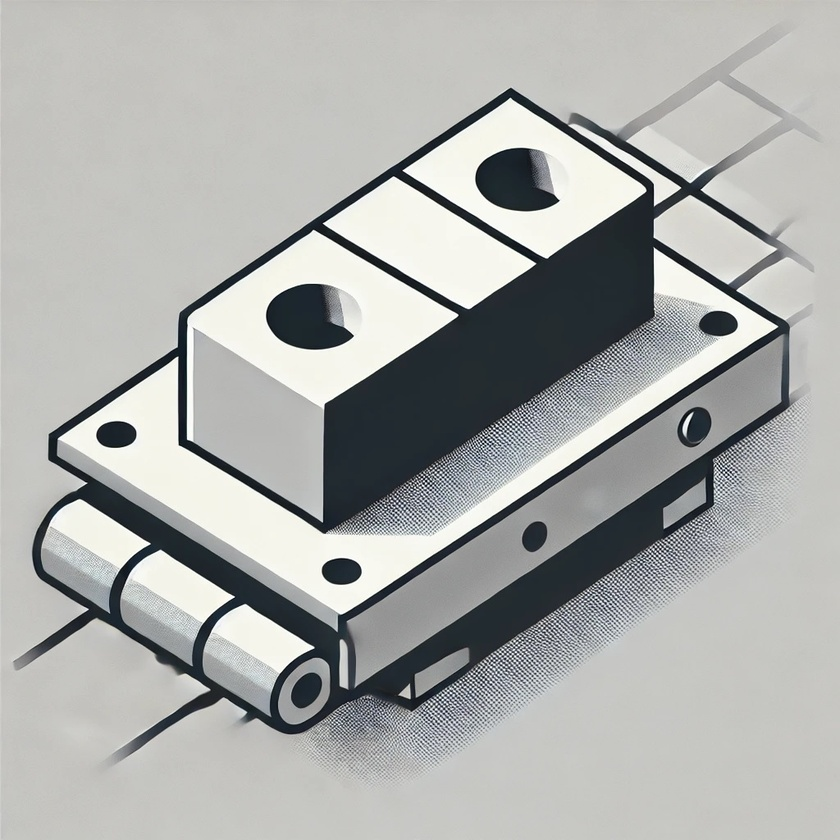
#> input picture TP4_consigna_2/img/img2.jpg, 840 x 840 px, shrunk from 1024 x 1024 before the run, found by its file name
$ python tp4_2_2.py
#> lines starting #> are read from the running program, lines starting #| are printed output that depends on the picture; after the words box and inside, x2 and y2 are one past the last pixel; in counts of white or black regions, pixels touching at a corner belong together
'''
Inteligencia Artificial - TP4 - Consigna #2

Comisión: CATEDRA - A - INF404 - EDH
Alumno: Roberto Sánchez Leiva
DNI: 25784362
Legajo: VINF012641
Titular Experto: PABLO ALEJANDRO VIRGOLINI
Titular Disciplinar: MARIA PAULA GONZALEZ
Fecha de Entrega: 18/11/2024

Instalacion necesaria:
    -pip install opencv-python
    -pip install matplotlib

'''
import cv2
import numpy as np
import matplotlib.pyplot as plt

# Cargar imagen
imagen = cv2.imread("TP4_consigna_2/img/img2.jpg", cv2.IMREAD_GRAYSCALE)
#> imagen: shape (840, 840); min 0, max 255, mean 171.8

# Aplicar detección de bordes con Canny
bordes = cv2.Canny(imagen, 50, 150, apertureSize=3)
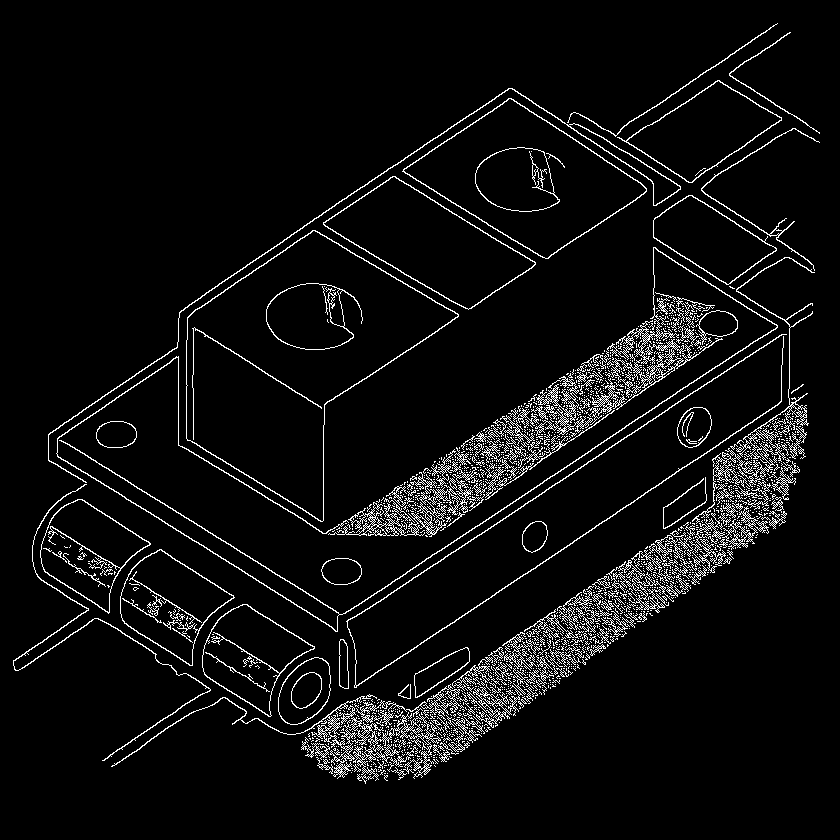
#> bordes: shape (840, 840); 5.6% white in thin lines or dots, all inside (x1, y1, x2, y2) = (13, 23, 820, 784)

# Aplicar Transformada de Hough para líneas
lineas = cv2.HoughLinesP(
    bordes,
    rho=1,
    theta=np.pi / 180,
    threshold=100,           # Aumentar el umbral para reducir líneas
    minLineLength=40,         # Definir longitud mínima
    maxLineGap=10             # Definir separación máxima entre segmentos
)
#> lineas = 266 rows, first 6: [446, 627, 788, 396], [191, 313, 518, 92], [441, 550, 715, 366], [50, 432, 349, 619], [48, 450, 337, 630], [206, 292, 508, 88]

# [10 lines of commented-out code are left out]
imagen_con_lineas = cv2.cvtColor(imagen, cv2.COLOR_GRAY2BGR)

# Dibujar las líneas detectadas
if lineas is not None:
    for linea in lineas:
        x1, y1, x2, y2 = linea[0]
        cv2.line(imagen_con_lineas, (x1, y1), (x2, y2), (255, 0, 0), 2)
#> this loop made 266 passes
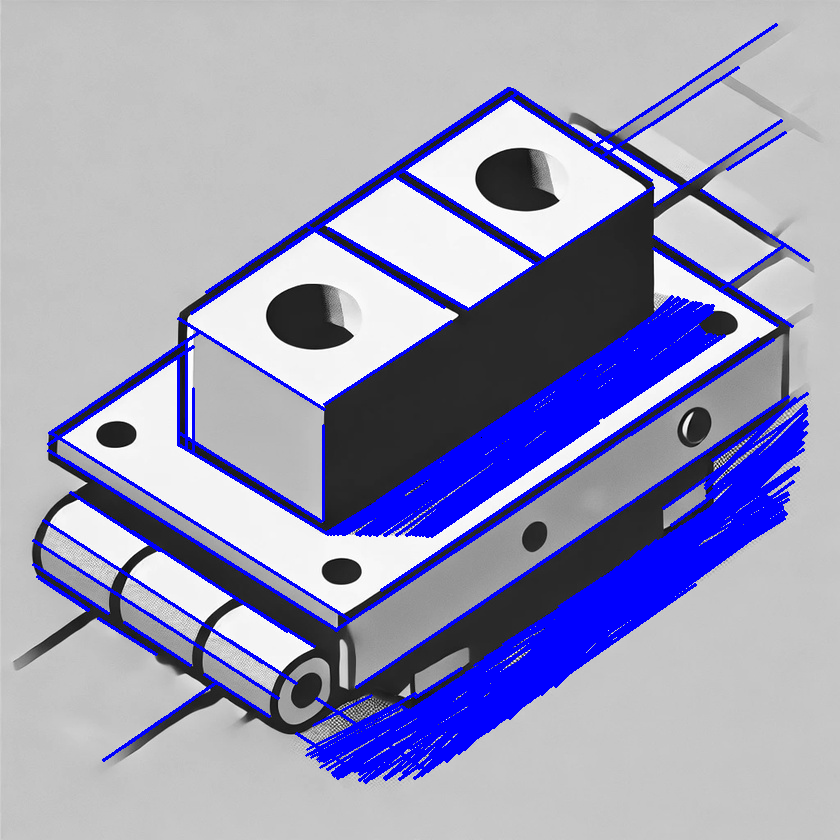
#> imagen_con_lineas: shape (840, 840, 3); mean B, G, R 185, 153.3, 153.3

# Mostrar imagen original y con líneas detectadas
fig, (ax1, ax2) = plt.subplots(1, 2, figsize=(10, 5))
ax1.imshow(imagen, cmap="gray")
ax1.set_title("Imagen Original")
ax1.axis("off")

ax2.imshow(imagen_con_lineas)
ax2.set_title("Líneas Detectadas")
ax2.axis("off")

plt.show()
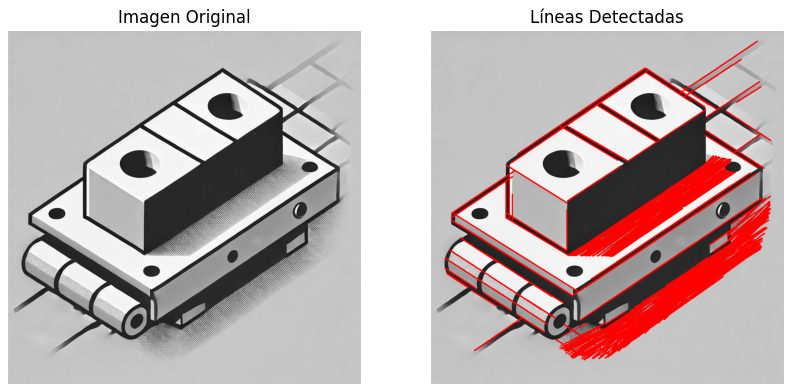
#> figure drawn by matplotlib, 2 panels; B, G, R data is drawn as R, G, B

$ run again, with TP4_consigna_2/img/img1.jpg copied over TP4_consigna_2/img/img2.jpg
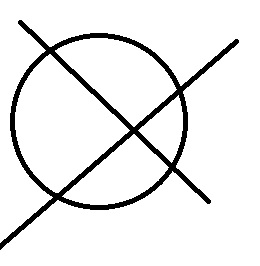
#> input picture TP4_consigna_2/img/img1.jpg, 260 x 266 px, found by its file name
#> imagen is the input picture: shape (266, 260); min 0, max 255, mean 234.8
#> `bordes = cv2.Canny(imagen, 50, 150, apertureSize=3)`:
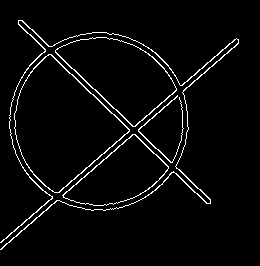
#> bordes: shape (266, 260); 3.7% white in thin lines or dots, all inside (x1, y1, x2, y2) = (0, 20, 239, 250)
#> lineas = [[0, 249, 238, 42], [0, 242, 234, 39], [51, 54, 194, 192], [95, 89, 210, 200], [32, 29, 176, 168], [18, 23, 111, 113]]
#> the loop `for linea in lineas:` made 6 passes
#> `plt.show()`:
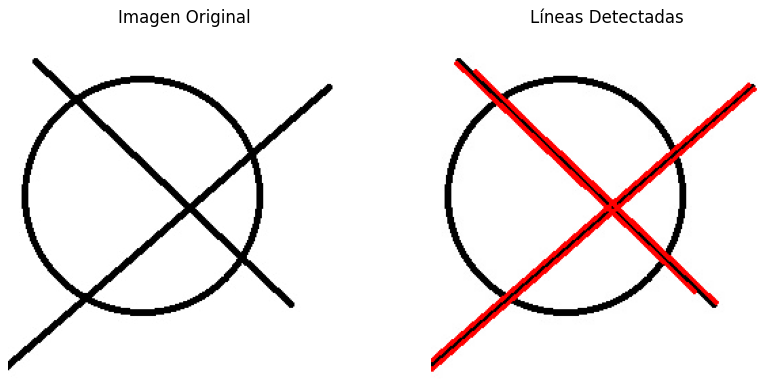
#> figure drawn by matplotlib, 2 panels; B, G, R data is drawn as R, G, B

$ run again, with TP4_consigna_2/img/img3.jpg copied over TP4_consigna_2/img/img2.jpg
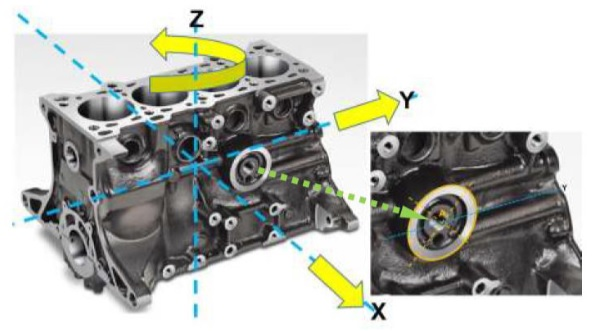
#> input picture TP4_consigna_2/img/img3.jpg, 614 x 331 px, found by its file name
#> `bordes = cv2.Canny(imagen, 50, 150, apertureSize=3)`:
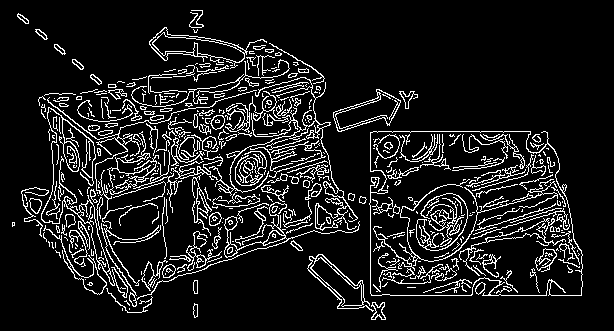
#> bordes: shape (331, 614); 10.8% white in thin lines or dots, all inside (x1, y1, x2, y2) = (12, 10, 583, 320)
#> lineas = 151 rows, first 6: [373, 131, 530, 131], [361, 295, 581, 295], [420, 219, 494, 240], [197, 316, 197, 10], [370, 293, 370, 185], [391, 203, 477, 224]
#> the loop `for linea in lineas:` made 151 passes
#> `plt.show()`:
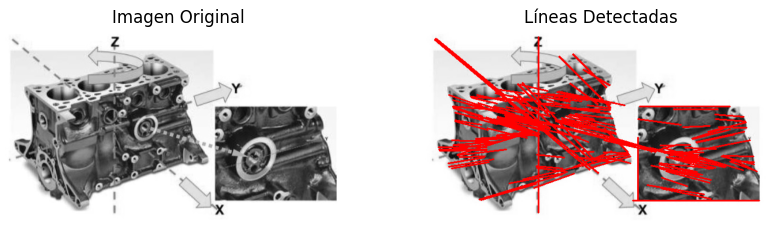
#> figure drawn by matplotlib, 2 panels; B, G, R data is drawn as R, G, B
